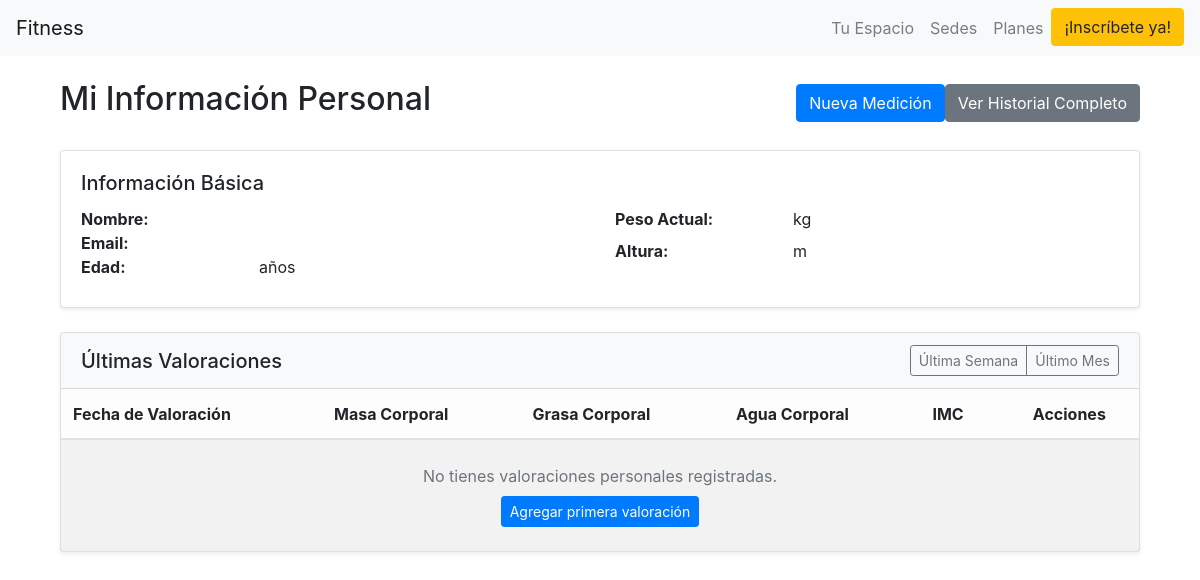
Before: /mycoach/mycoach/ (signed in) with the older database file.
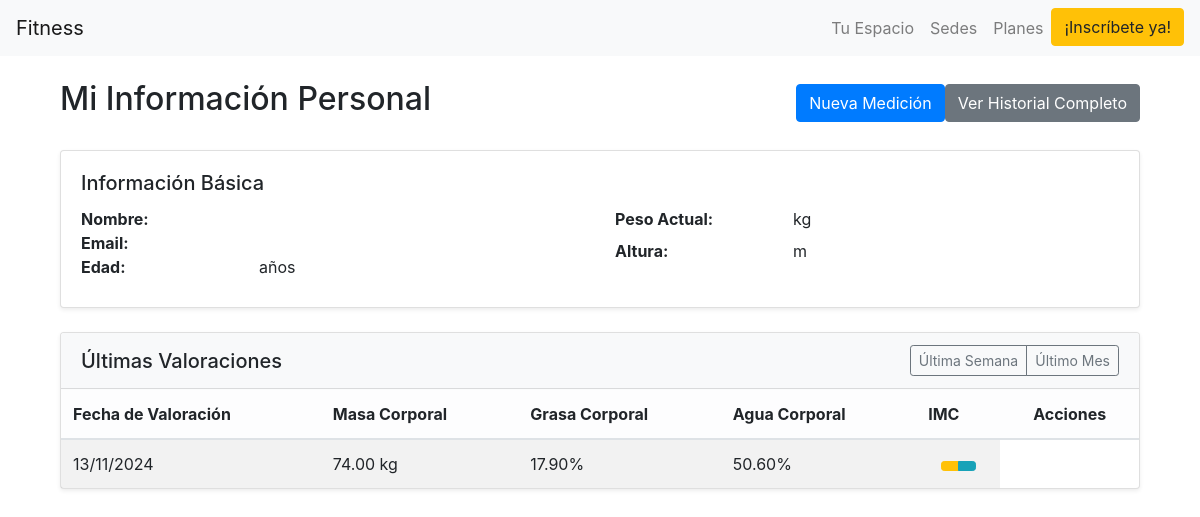
After: the same page with the newer database file.
### rutinas/models.py (models this page shows, shortened)
class ValoracionPersonal(models.Model):
    usuario = models.ForeignKey(
        User,
        on_delete=models.CASCADE,
        related_name='valoraciones'
    )
    fecha_valoracion = models.DateField()
    masa_corporal = models.DecimalField(
        max_digits=5,
        decimal_places=2,
        validators=[
            MinValueValidator(Decimal('30.00')),
            MaxValueValidator(Decimal('300.00'))
        ],
        help_text="Peso en kilogramos",
        default=0
    )
    grasa_corporal = models.DecimalField(
        max_digits=5,
        decimal_places=2,
        validators=[
            MinValueValidator(Decimal('3.00')),
            MaxValueValidator(Decimal('60.00'))
        ],
        help_text="Porcentaje de grasa corporal"
    )
    agua_corporal = models.DecimalField(
        max_digits=5,
        decimal_places=2,
        validators=[
            MinValueValidator(Decimal('20.00')),
            MaxValueValidator(Decimal('80.00'))
        ],
        help_text="Porcentaje de agua corporal"
    )
    notas = models.TextField(blank=True)
    created_at = models.DateTimeField(default=timezone.now)
    class Meta:
        verbose_name = "Valoración Personal"
        verbose_name_plural = "Valoraciones Personales"
        ordering = ['-fecha_valoracion']
        unique_together = ['usuario', 'fecha_valoracion']  # Evita duplicados en la misma fecha

### Mycoach/views.py (the view)
# urls.py: path('mycoach/', views.mi_informacion, name='index'),
def mi_informacion(request):
    usuario = request.user  # Obtener el usuario autenticado
    try:
        info_usuario = User.objects.get(id=usuario.id)
    except User.DoesNotExist:
        return redirect('mycoach:index')  # Redirigir si no encuentra el usuario
    valoraciones = ValoracionPersonal.objects.filter(id=usuario.id)
    context = {
        'info_usuario': info_usuario,
        'valoraciones': valoraciones
    }
    return render(request, 'usuarios.html', context)

### Mycoach/templates/usuarios.html (shortened to what the changed rows need)
{% extends 'base.html' %}
{% block content %}
<div class="container mt-4">
    <div class="d-flex justify-content-between align-items-center mb-4">
        <h1 class="h2">Mi Información Personal</h1>
    </div>
    <div class="card mb-4 shadow-sm">
        <div class="card-body">
            <h2 class="card-title h5">Información Básica</h2>
        </div>
    </div>
    <div class="card shadow-sm">
        <div class="card-header bg-light">
            <div class="d-flex justify-content-between align-items-center">
                <h2 class="h5 mb-0">Últimas Valoraciones</h2>
            </div>
        </div>
        <div class="card-body p-0">
            <div class="table-responsive">
                <table class="table table-hover table-striped mb-0">
                    <thead class="table-light">
                        <tr>
                            <th scope="col">Fecha de Valoración</th>
                            <th scope="col" class="text-end">Masa Corporal</th>
                            <th scope="col" class="text-end">Grasa Corporal</th>
                            <th scope="col" class="text-end">Agua Corporal</th>
                            <th scope="col" class="text-end">IMC</th>
                            <th scope="col" class="text-center">Acciones</th>
                        </tr>
                    </thead>
                    <tbody>
                        {% for valoracion in valoraciones %}
                            <tr>
                                <td>{{ valoracion.fecha_valoracion|date:"d/m/Y" }}</td>
                                <td class="text-end">{{ valoracion.masa_corporal }} kg</td>
                                <td class="text-end">{{ valoracion.grasa_corporal }}%</td>
                                <td class="text-end">{{ valoracion.agua_corporal }}%</td>
                                <td class="text-center">
                                    <div class="btn-group">
                                        <a href="{% url 'mycoach:editar_valoracion' valoracion.id %}"
                                           class="btn btn-sm btn-warning"
                                           title="Editar valoración">
                                        </a>
                                        <a href="{% url 'mycoach:ver_valoraciones' valoracion.id %}"
                                           class="btn btn-sm btn-info"
                                           title="Ver detalles"
                                           data-bs-toggle="modal"
                                           data-bs-target="#quickViewModal">
                                        </a>
                                    </div>
                                </td>
                            </tr>
                        {% empty %}
                            <tr>
                                <td colspan="6" class="text-center py-4">
                                    <p class="text-muted mb-2">
                                        No tienes valoraciones personales registradas.
                                    </p>
                                    <a href="{% url 'mycoach:agregar_valoracion' %}"
                                       class="btn btn-primary btn-sm">
                                        Agregar primera valoración
                                    </a>
                                </td>
                            </tr>
                        {% endfor %}
                    </tbody>
                </table>
            </div>
        </div>
    </div>
</div>
{% endblock %}

Changed rows visible on the page:
added ValoracionPersonal: fecha_valoracion "13/11/2024", masa_corporal "74.00", grasa_corporal "17.90", agua_corporal "50.60"
Other visible differences:
text no longer shown: "No tienes valoraciones personales registradas. Agregar primera valoración"
